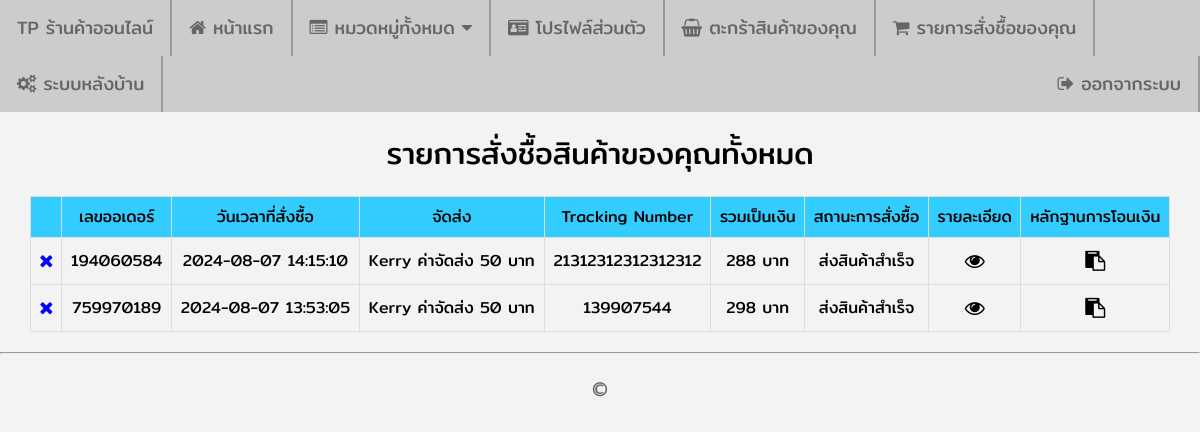
Before: /shop_online/order.php (signed in) with the older database file.
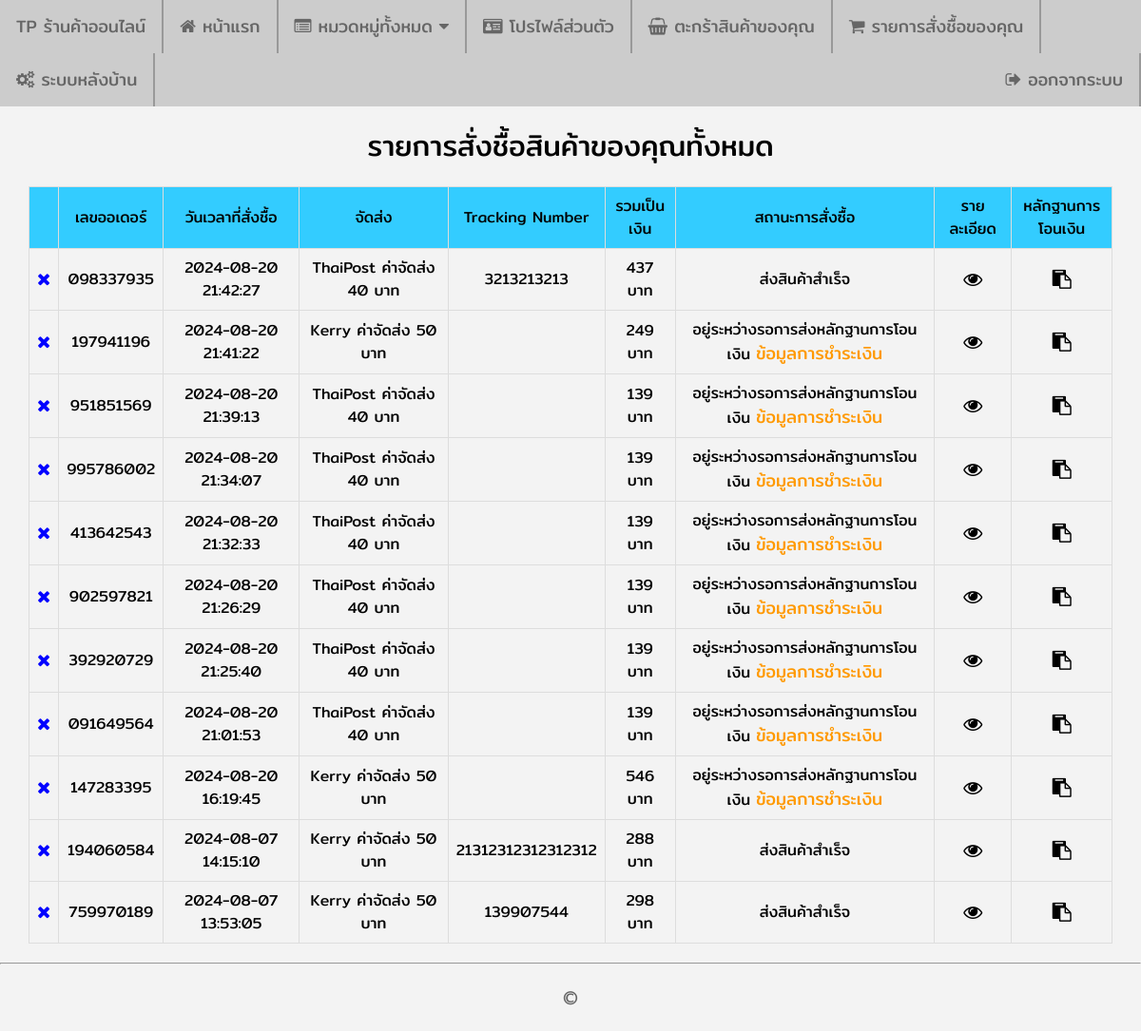
After: the same page with the newer database file.
### tables this page shows
CREATE TABLE `shop_information` (
  `shop_information_id` int(5) NOT NULL,
  `shop_information_name` varchar(100) NOT NULL,
  `shop_information_email` varchar(100) NOT NULL,
  `shop_information_address` text NOT NULL,
  `shop_information_tel` varchar(10) NOT NULL,
  `shop_information_title` varchar(100) NOT NULL,
  `shop_information_logo` text NOT NULL
);

CREATE TABLE `order_list` (
  `order_id` int(10) NOT NULL,
  `order_ordernumber` varchar(10) NOT NULL,
  `order_date` datetime NOT NULL,
  `order_price` int(9) NOT NULL,
  `order_status` enum('อยู่ระหว่างรอการส่งหลักฐานการโอนเงิน','อยู่ระหว่างการตรวจหลักฐาน','อยู่ระหว่างจัดส่งสินค้า','ส่งสินค้าสำเร็จ') NOT NULL DEFAULT 'อยู่ระหว่างรอการส่งหลักฐานการโอนเงิน',
  `order_img` text NOT NULL,
  `member_id` int(10) NOT NULL,
  `transport_id` int(10) NOT NULL,
  `tracking_number` varchar(30) DEFAULT NULL,
  `order_address` text NOT NULL
);

CREATE TABLE `transport` (
  `transport_id` int(10) NOT NULL,
  `transport_name` varchar(100) NOT NULL,
  `transport_price` varchar(5) NOT NULL
);

### shop_online/order.php (the view, shortened to what this page needs)
<?php
    require_once('connections/mysqli.php');
    $strSQL = "SELECT * FROM shop_information";
    $objQuery = mysqli_query($Connection,$strSQL);
    $objResult = mysqli_fetch_array($objQuery,MYSQLI_ASSOC);
    $strSQL2 = "SELECT * FROM order_list INNER JOIN member ON order_list.member_id = member.member_id WHERE member_username = '".$_SESSION['member_username']."'";
    $objQuery2 = mysqli_query($Connection,$strSQL2);
    $objResult2 = mysqli_fetch_array($objQuery2,MYSQLI_ASSOC);
    $strSQL3 = "SELECT * FROM order_list INNER JOIN (member,transport) ON (order_list.member_id = member.member_id AND order_list.transport_id = transport.transport_id) WHERE member_username = '".$_SESSION['member_username']."'";
    $strSQL3 .= "ORDER BY order_id DESC";
    $objQuery3 = mysqli_query($Connection,$strSQL3);
?>
<!DOCTYPE html>
<html lang="en">
<head>
  <link rel="stylesheet" href="https://cdnjs.cloudflare.com/ajax/libs/font-awesome/4.7.0/css/font-awesome.min.css">
  <link rel="stylesheet" type="text/css" href="assets/css/body.css">
  <link rel="stylesheet" type="text/css" href="assets/css/navigationbar.css">
  <link rel="stylesheet" type="text/css" href="assets/css/shop.css">
</head>
<body>
  <?php include 'includes/navbar.php';?>
  <div class="shop_div_2">
    <?php
    if ($objResult2["order_id"] == NULL) {
    ?>
    <span class="shop_span_7">ไม่มีรายการสั่งชื้อสินค้าของคุณ</span>
    <?php
    }else{
    ?>
    <span class="shop_span_7">รายการสั่งชื้อสินค้าของคุณทั้งหมด</span>
    <div class="shop_div_7">
      <table class="shop_table_1">
        <tr>
          <td bgcolor="#33CCFF"></td>
          <td bgcolor="#33CCFF">เลขออเดอร์</td>
          <td bgcolor="#33CCFF">วันเวลาที่สั่งชื้อ</td>
          <td bgcolor="#33CCFF">จัดส่ง</td>
          <td bgcolor="#33CCFF">Tracking Number</td>
          <td bgcolor="#33CCFF">รวมเป็นเงิน</td>
          <td bgcolor="#33CCFF">สถานะการสั่งซื้อ</td>
          <td bgcolor="#33CCFF">รายละเอียด</td>
          <td bgcolor="#33CCFF">หลักฐานการโอนเงิน</td>
        </tr>
        <?php
        while ($objResult3 = mysqli_fetch_array($objQuery3,MYSQLI_ASSOC)) {
        ?>
        <tr>
          <td><a class="shop_a_3" href="JavaScript:if(confirm('คุณต้องการลบออเดอร์ใช่หรือไม่')==true){window.location='order_delete.php?order_id=<?php echo $objResult2["order_id"];?>&order_ordernumber=<?php echo $objResult2["order_ordernumber"];?>';}"><i class="fa fa-times"></i></a></td>
          <td><?php echo $objResult3["order_ordernumber"]; ?></td>
          <td><?php echo $objResult3["order_date"]; ?></td>
          <td><?php echo $objResult3["transport_name"]." ค่าจัดส่ง ".$objResult3["transport_price"]." บาท"; ?></td>
          <td><?php echo $objResult3["tracking_number"]; ?></td>
          <td><?php echo $objResult3["order_price"] + $objResult3["transport_price"]." บาท";?></td>
          <td>
            <?php
            if ($objResult3["order_status"] == 'อยู่ระหว่างรอการส่งหลักฐานการโอนเงิน') {
              ?>
              <span>อยู่ระหว่างรอการส่งหลักฐานการโอนเงิน <a class="shop_a_4" href="payment.php">ข้อมูลการชำระเงิน</a></span>
              <?php
            }else{
              echo $objResult3["order_status"];
            }
            ?>
          </td>
          <td><a class="shop_a_2" href="order_view.php?order_ordernumber=<?php echo $objResult3["order_ordernumber"];?>"><i class="fa fa-eye"></i></a></td>
          <td><a class="shop_a_2" href="money_transfer_slip.php?order_id=<?php echo $objResult3["order_id"];?>"><i class="fa fa-clipboard"></i></a></td>
        </tr>
        <?php
        }
        ?>
      </table>
    </div>
    <?php
    }
    ?>
  </div>
  <hr>
  <?php include 'includes/footer.php';?>
</body>
</html>

### shop_online/includes/navbar.php (shortened to what this page needs)
<ul>
  <li><a><?php echo $objResult['shop_information_name']; ?></a></li>
  <li><a href="index.php"><i class="fa fa-home"></i> หน้าแรก</a></li>
  <li class="dropdown">
    <a href="javascript:void(0)" class="dropbtn"><i class="fa fa-list-alt"></i> หมวดหมู่ทั้งหมด <i class="fa fa-caret-down"></i></a>
  </li>
  <?php
  if ($_SESSION != NULL) {
  ?>
  <li><a href="profile.php"><i class="fa fa-id-card"></i> โปรไฟล์ส่วนตัว</a></li>
  <li><a href="basket.php"><i class="fa fa-shopping-basket"></i> ตะกร้าสินค้าของคุณ</a></li>
  <li><a href="order.php"><i class="fa fa-shopping-cart"></i> รายการสั่งชื้อของคุณ</a></li>
  <?php
  if ($_SESSION['member_level'] == "admin") {
  ?>
  <li><a href="admin/index.php"><i class="fa fa-cogs"></i> ระบบหลังบ้าน</a></li>
  <?php
  }
  ?>
  <li style="float:right"><a href="logout.php"><i class="fa fa-sign-out"></i> ออกจากระบบ</a></li>
  <?php
  }
  ?>
</ul>

### shop_online/includes/footer.php
<div class="shop_div_2">
  <span class="shop_span_2"> &copy; </span>
</div>

### shop_online/assets/css/body.css (style rules this page uses)
body { font-family: mitrregular; background-color: #f3f3f3; margin-left: 0px; margin-top: 0px; margin-right: 0px; margin-bottom: 0px; }

### shop_online/assets/css/navigationbar.css (style rules this page uses)
ul { list-style-type: none; margin: 0; padding: 0; overflow: hidden; background-color: #CCC; }
li { float: left; border-right: 2px solid #999; }
li a { display: block; color: #666; text-align: center; padding: 15px 17px; text-decoration: none; font-size: 18px; }
li.dropdown { display: inline-block; }

### shop_online/assets/css/shop.css (style rules this page uses)
div.shop_div_2 { display: block; margin: auto; margin-top: 20px; margin-bottom: 20px; text-align: center; }
div.shop_div_7 { display: block; margin: auto; margin-top: 20px; margin-bottom: 20px; width: 95%; text-align: left; }
span.shop_span_2 { display: block; color: #666; font-size: 20px; }
span.shop_span_7 { display: block; color: #000; font-size: 30px; }
a.shop_a_2:link, a.shop_a_2:visited, a.shop_a_2:hover, a.shop_a_2:active { color: #000; text-decoration: none; font-size: 20px; }
a.shop_a_3:link, a.shop_a_3:visited, a.shop_a_3:hover, a.shop_a_3:active { color: #0000FF; text-decoration: none; font-size: 18px; }
a.shop_a_4:link, a.shop_a_4:visited, a.shop_a_4:hover, a.shop_a_4:active { color: #FF9900; text-decoration: none; font-size: 18px; }
table.shop_table_1 { border-collapse: collapse; width: 100%; text-align: center; }
table.shop_table_1 tr, table.shop_table_1 td { border: 1px solid #ddd; padding: 8px; font-size: 16px; }

Changed rows visible on the page:
added order_list: order_ordernumber "098337935", order_date "2024-08-20 21:42:27", transport.transport_name "ThaiPost", transport.transport_price "40", tracking_number "3213213213", $objResult3["order_price"] + $objResult3["transport_price"] "437", order_status "ส่งสินค้าสำเร็จ"
added order_list: order_ordernumber "197941196", order_date "2024-08-20 21:41:22", transport.transport_name "Kerry", transport.transport_price "50", $objResult3["order_price"] + $objResult3["transport_price"] "249", shows "อยู่ระหว่างรอการส่งหลักฐานการโอนเงิน"
added order_list: order_ordernumber "951851569", order_date "2024-08-20 21:39:13", transport.transport_name "ThaiPost", transport.transport_price "40", $objResult3["order_price"] + $objResult3["transport_price"] "139", shows "อยู่ระหว่างรอการส่งหลักฐานการโอนเงิน"
added order_list: order_ordernumber "995786002", order_date "2024-08-20 21:34:07", transport.transport_name "ThaiPost", transport.transport_price "40", $objResult3["order_price"] + $objResult3["transport_price"] "139", shows "อยู่ระหว่างรอการส่งหลักฐานการโอนเงิน"
added order_list: order_ordernumber "413642543", order_date "2024-08-20 21:32:33", transport.transport_name "ThaiPost", transport.transport_price "40", $objResult3["order_price"] + $objResult3["transport_price"] "139", shows "อยู่ระหว่างรอการส่งหลักฐานการโอนเงิน"
added order_list: order_ordernumber "902597821", order_date "2024-08-20 21:26:29", transport.transport_name "ThaiPost", transport.transport_price "40", $objResult3["order_price"] + $objResult3["transport_price"] "139", shows "อยู่ระหว่างรอการส่งหลักฐานการโอนเงิน"
added order_list: order_ordernumber "392920729", order_date "2024-08-20 21:25:40", transport.transport_name "ThaiPost", transport.transport_price "40", $objResult3["order_price"] + $objResult3["transport_price"] "139", shows "อยู่ระหว่างรอการส่งหลักฐานการโอนเงิน"
added order_list: order_ordernumber "091649564", order_date "2024-08-20 21:01:53", transport.transport_name "ThaiPost", transport.transport_price "40", $objResult3["order_price"] + $objResult3["transport_price"] "139", shows "อยู่ระหว่างรอการส่งหลักฐานการโอนเงิน"
added order_list: order_ordernumber "147283395", order_date "2024-08-20 16:19:45", transport.transport_name "Kerry", transport.transport_price "50", $objResult3["order_price"] + $objResult3["transport_price"] "546", shows "อยู่ระหว่างรอการส่งหลักฐานการโอนเงิน"
